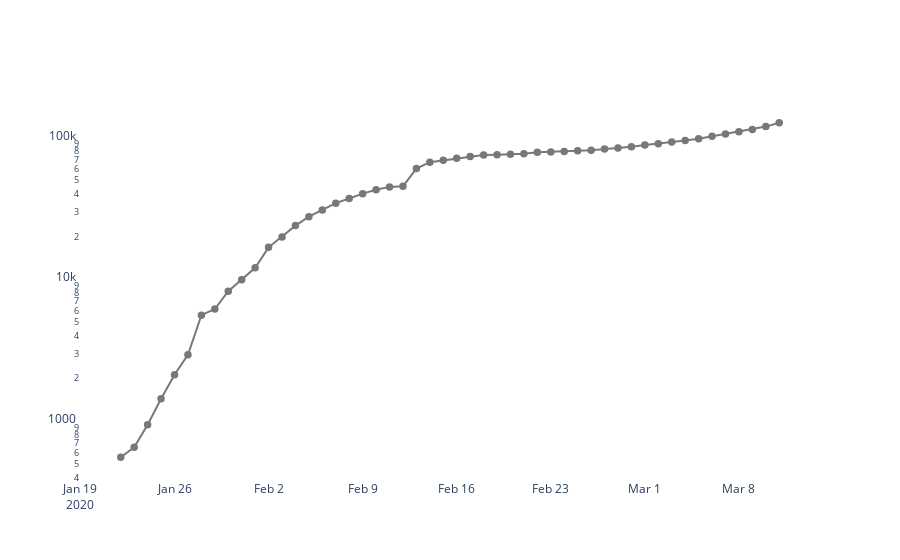

Here is the notebook cell this chart was saved with:
### Code cell
# plot graph
fig = go.Figure([go.Scatter(
    mode = 'lines+markers',
    x=ac_series.index, 
    y=ac_series, 
    marker=dict(color='rgb(120,120,120)', 
                line=dict(color='rgb(120,120,120)', width=1.5))
    )])
fig.update_layout(plot_bgcolor='white', yaxis_type="log")
fig.show()
